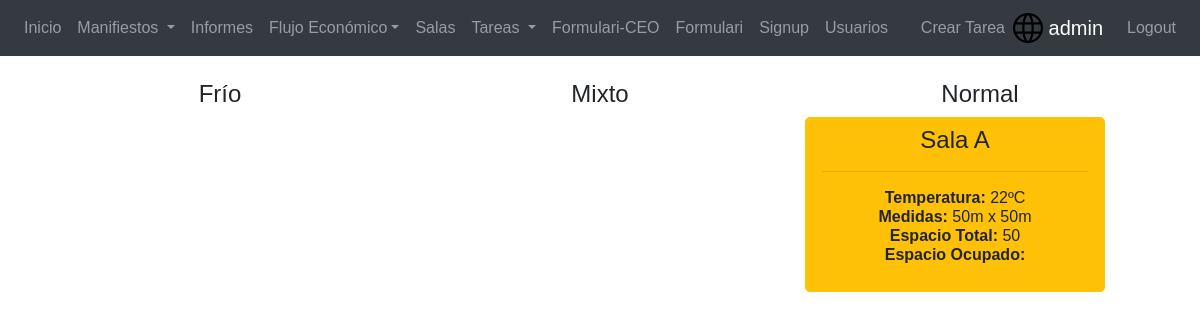
/application/salas/ (signed in), run on an earlier commit of the app's database.
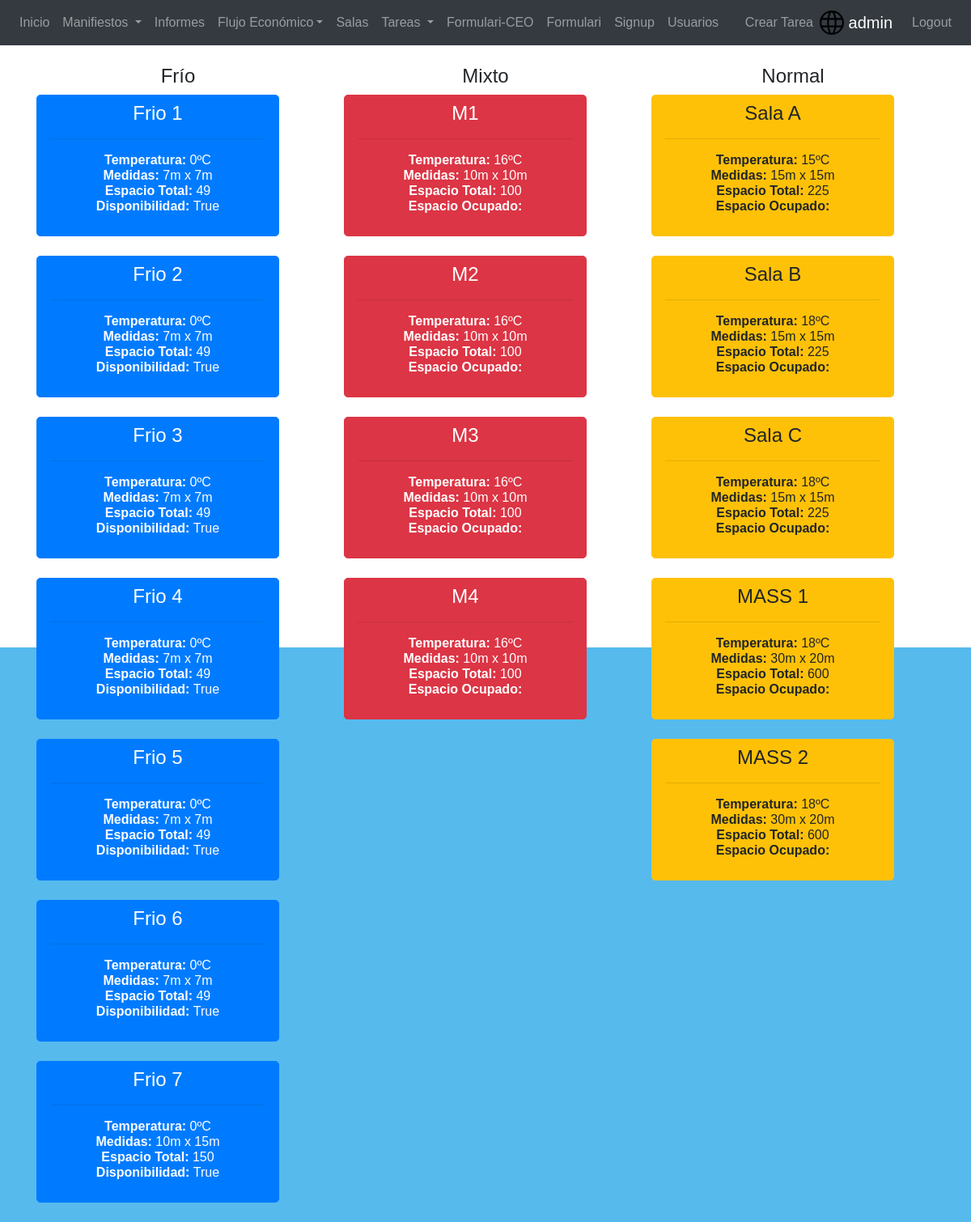
And on a later commit of the database.
### application/models.py (models this page shows, shortened)
class Room (models.Model):
    R_STATUS = (('F', 'Frio'), ('M', 'Mixto'), ('N', 'Normal'))
    nombre = models.CharField(max_length=64)
    room_status = models.CharField(max_length=1, choices=R_STATUS, blank=False, default='N')
    temperatura = models.IntegerField()
    ancho = models.PositiveIntegerField()
    largo = models.PositiveIntegerField()
    espacio_Total = models.PositiveIntegerField()
    disponible = models.BooleanField(default=True)

### application/views.py (the view)
# urls.py: path('salas/', rooms, name='rooms'),
def rooms(request):
    logged_user = request.user
    role_class = UserProfile.objects.filter(user=logged_user)
    if role_class.get().role == 'gestorsala' or role_class.get().role == 'mantenimiento' or \
            role_class.get().role == 'admin' or role_class.get().role == 'operario':
        rooms_c = Room.objects.filter(room_status__contains='F')  # Cold
        rooms_m = Room.objects.filter(room_status__contains='M')  # Mixed
        rooms_n = Room.objects.filter(room_status__contains='N')  # Normal
        return render(request, 'GestorSala/rooms.html', context={'role_class': role_class.get(), 'cold': rooms_c,
                                                                 'mixed': rooms_m, 'normal': rooms_n})
    else:
        raise PermissionDenied

### templates/GestorSala/rooms.html (shortened to what this page needs)
{% extends 'generic.html' %}
{% block informacio %}
    <div class="container">
        <div class="row">
            <div class="col">
                <h4 align="center">Frío</h4>
                {% for room in cold %}
                        <div>
                            <a style="width: 300px; height: 175px" tabindex="0" class="btn btn-lg btn-primary" role="button" data-toggle="popover" data-trigger="focus"
                            title="informació" data-content="Temperatura: <br /> Espacio:" href="{% url 'room_detail' room.pk %}"> <h4>{{room.nombre}}</h4> <hr/>
                                <h6><strong>Temperatura: </strong> {{ room.temperatura }}ºC  <br/>
                                <strong>Medidas: </strong> {{ room.ancho}}m x {{room.largo}}m <br/>
                                <strong>Espacio Total: </strong> {{ room.espacio_Total}} <br/>
                                <strong>Disponibilidad: </strong> {{ room.disponible}}</h6></a>
                        </div>
                {% endfor %}
            </div>
            <div class="col">
                <h4 align="center">Mixto</h4>
                    {% for room in mixed %}
                        <div>
                            <a style="width: 300px; height: 175px" tabindex="0" class="btn btn-lg btn-danger" role="button" data-toggle="popover" data-trigger="focus"
                            title="informació" data-content="Temperatura: <br /> Espacio:" href="{% url 'room_detail' room.pk %}"> <h4>{{room.nombre}}</h4> <hr/>
                                <h6><strong>Temperatura: </strong> {{ room.temperatura }}ºC  <br/>
                                <strong>Medidas: </strong> {{ room.ancho}}m x {{room.largo}}m <br/>
                                <strong>Espacio Total: </strong> {{ room.espacio_Total}} <br/>
                                <strong>Espacio Ocupado: </strong> {{ room.espacio_Ocupado}}</h6></a>
                        </div>
                    {% endfor %}
            </div>
            <div class="col">
                <h4 align="center">Normal</h4>
                    {% for room in normal %}
                        <div>
                            <a style="width: 300px; height: 175px" tabindex="0" class="btn btn-lg btn-warning" role="button" data-toggle="popover" data-trigger="focus"
                            title="informació" data-content="Temperatura: <br /> Espacio:" href="{% url 'room_detail' room.pk %}"> <h4>{{room.nombre}}</h4> <hr/>
                                <h6><strong>Temperatura: </strong> {{ room.temperatura }}ºC  <br/>
                                <strong>Medidas: </strong> {{ room.ancho}}m x {{room.largo}}m <br/>
                                <strong>Espacio Total: </strong> {{ room.espacio_Total}} <br/>
                                <strong>Espacio Ocupado: </strong> {{ room.espacio_Ocupado}}</h6></a>
                        </div>
                    {% endfor %}
            </div>
        </div>
    </div>
{% endblock %}

What changed in the data, as far as the page shows it:
added Room: nombre "Frio 1", temperatura "0", ancho "7", largo "7", espacio_Total "49", disponible "True", shown under "Frío"
added Room: nombre "Frio 2", temperatura "0", ancho "7", largo "7", espacio_Total "49", disponible "True", shown under "Frío"
added Room: nombre "Frio 3", temperatura "0", ancho "7", largo "7", espacio_Total "49", disponible "True", shown under "Frío"
added Room: nombre "Frio 4", temperatura "0", ancho "7", largo "7", espacio_Total "49", disponible "True", shown under "Frío"
added Room: nombre "Frio 5", temperatura "0", ancho "7", largo "7", espacio_Total "49", disponible "True", shown under "Frío"
added Room: nombre "Frio 6", temperatura "0", ancho "7", largo "7", espacio_Total "49", disponible "True", shown under "Frío"
added Room: nombre "Frio 7", temperatura "0", ancho "10", largo "15", espacio_Total "150", disponible "True", shown under "Frío"
added Room: nombre "M1", temperatura "16", ancho "10", largo "10", espacio_Total "100", shown under "Mixto"
added Room: nombre "M2", temperatura "16", ancho "10", largo "10", espacio_Total "100", shown under "Mixto"
added Room: nombre "M3", temperatura "16", ancho "10", largo "10", espacio_Total "100", shown under "Mixto"
added Room: nombre "M4", temperatura "16", ancho "10", largo "10", espacio_Total "100", shown under "Mixto"
changed Room "Sala A": temperatura "22" → "15"; ancho "50" → "15"; largo "50" → "15"; espacio_Total "50" → "225"
added Room: nombre "Sala B", temperatura "18", ancho "15", largo "15", espacio_Total "225", shown under "Normal"
added Room: nombre "Sala C", temperatura "18", ancho "15", largo "15", espacio_Total "225", shown under "Normal"
added Room: nombre "MASS 1", temperatura "18", ancho "30", largo "20", espacio_Total "600", shown under "Normal"
added Room: nombre "MASS 2", temperatura "18", ancho "30", largo "20", espacio_Total "600", shown under "Normal"
